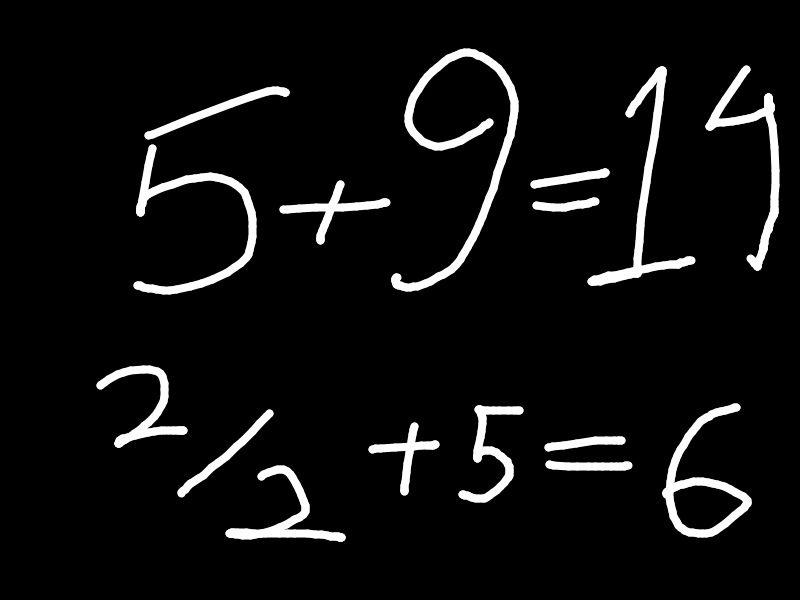
#> input picture images/image.jpg, 800 x 600 px; its folder holds only this picture in this run
$ python -i imageInvert.py   (imports and definitions only)
#> lines starting #> are read from the running program, lines starting #| are printed output that depends on the picture; after the words box and inside, x2 and y2 are one past the last pixel; in counts of white or black regions, pixels touching at a corner belong together
import cv2
import numpy as np
from PIL import Image
import os
import random

def invert_bw_image(image_path):
#> called with image_path = 'images/image.jpg'
    try:
        image = cv2.imread(image_path)
#> image is the input picture: shape (600, 800, 3); min 0, max 255, mean 15
        gray = cv2.cvtColor(image,cv2.COLOR_BGR2GRAY)
        _, thresh = cv2.threshold(gray,128,255,cv2.THRESH_BINARY)
#> thresh: shape (600, 800); 6% white; 16 white regions
        contours, _ = cv2.findContours(thresh,cv2.RETR_EXTERNAL,cv2.CHAIN_APPROX_SIMPLE)
#> contours = 16 contours; largest, box (x1, y1, x2, y2) and area: (662, 403, 752, 538) 4616, (391, 48, 519, 292) 3860, (587, 66, 695, 286) 2784, (133, 144, 257, 295) 2674, (705, 65, 780, 271) 2343
        DIST_THRESHOLD = 120
        def contours_are_close(cnt1, cnt2, threshold):
            cnt1 = cnt1.reshape(-1, 2)
            for p in cnt2.reshape(-1, 2):
                if cv2.pointPolygonTest(cnt1, (int(p[0]), int(p[1])), True) > -threshold:
                    return True
            return False
        merged_contours = []
        used = set()
        for i, c1 in enumerate(contours):
            if i in used:
                continue
            merged = [c1]
            for j, c2 in enumerate(contours):
                if i != j and j not in used and (contours_are_close(c1,c2,DIST_THRESHOLD) or contours_are_close(c2,c1,DIST_THRESHOLD)):
                    merged.append(c2)
                    used.add(j)
            merged_points = np.vstack(merged)
            hull = cv2.convexHull(merged_points)
            merged_contours.append(hull)
#> this loop made 16 passes
#> after the loop, merged_contours = 5 contours; box (x1, y1, x2, y2) and area: (391, 48, 695, 292) 63340, (96, 365, 440, 542) 39016, (133, 86, 390, 295) 35100, (458, 403, 752, 538) 32641, (705, 65, 780, 271) 9477; used = 11 items


        for contour in merged_contours:
            x_coords = contour[:, 0, 0]
            y_coords = contour[:, 0, 1]

            min_x = np.min(x_coords)
            max_x = np.max(x_coords)
            min_y = np.min(y_coords)
            max_y = np.max(y_coords)

            cv2.imwrite(image_path,thresh[min_y:max_y+1,min_x:max_x+1])
#> this loop made 5 passes
#> (min_x, max_x, min_y, max_y) on passes 1 to 5: (96, 439, 365, 541), (458, 751, 403, 537), (391, 694, 48, 291), (133, 389, 86, 294), (705, 779, 65, 270)
#> pass 1, in invert_bw_image, `cv2.imwrite(image_path,thresh[min_y:max_y+1,min_x:max_x+1])`:
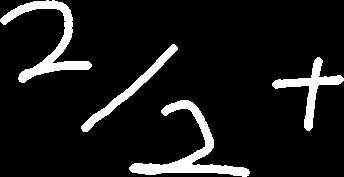
#> saved as image.jpg: shape (177, 344); 9.7% white; 4 white regions, box (x1, y1, x2, y2) and area: (129, 100, 250, 177) 2015, (0, 0, 92, 83) 1781, (272, 57, 344, 131) 1127, (81, 44, 178, 132) 1004
#> pass 2, in invert_bw_image, `cv2.imwrite(image_path,thresh[min_y:max_y+1,min_x:max_x+1])`:
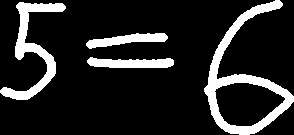
#> saved as image.jpg: shape (135, 294); 14.6% white; 4 white regions, box (x1, y1, x2, y2) and area: (204, 0, 294, 135) 2686, (0, 2, 66, 100) 1702, (87, 57, 174, 68) 722, (86, 33, 168, 49) 666


        return True
    except Exception as e:
        print(f"Error processing {image_path}: {str(e)}")
        return False

def process_dataset_folder(dataset_path_input,dataset_path_output):
    """Process all images in the dataset folder and its subfolders"""
    # Counter for processed images
    total_processed = 0
    total_failed = 0

    # Walk through all subdirectories
    for root, dirs, files in os.walk(dataset_path_input):
        for file in files:
            # Check if the file is an image (based on common extensions)
            if file.lower().endswith(('.png', '.jpg', '.jpeg', '.bmp', '.tiff')):
                image_path = os.path.join(root, file)
                print(f"Processing: {image_path}")

                # Invert the image
                if invert_bw_image(image_path):
                    total_processed += 1
                else:
                    total_failed += 1

    # Print summary
    print(f"\nProcessing complete!")
    print(f"Successfully processed: {total_processed} images")
    print(f"Failed to process: {total_failed} images")

# Example usage
# [4 lines not run here, left out]

>>> result = invert_bw_image('images/image.jpg')
